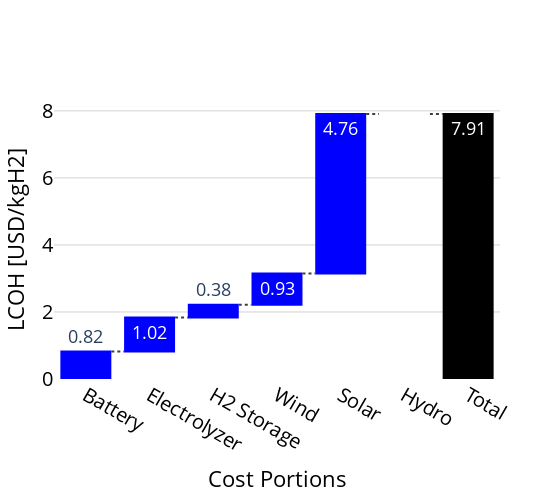

Notebook code cell kept with this figure:
### Code cell
generate_waterfall_chart(gdf_data, 'trucking')

### Figure 1 — Plotly figure (JSON) as saved in the notebook; plotly's stock layout.template omitted (floating-point values rounded to 4 significant figures)
{"data": [{"connector": {"line": {"color": "rgb(63, 63, 63)", "dash": "dot"}}, "decreasing": {"marker": {"color": "#ff7f0e"}}, "increasing": {"marker": {"color": "#0000ff"}}, "measure": ["relative", "relative", "relative", "relative", "relative", "relative", "total"], "orientation": "v", "text": ["0.82", "1.02", "0.38", "0.93", "4.76", "0.00", "7.91"], "totals": {"marker": {"color": "#000000"}}, "type": "waterfall", "x": ["Battery", "Electrolyzer", "H2 Storage", "Wind", "Solar", "Hydro", "Total"], "y": [0.8176, 1.016, 0.3815, 0.9309, 4.762, 0, 0]}], "layout": {"font": {"size": 18}, "height": 500, "margin": {"b": 50, "l": 50, "r": 50, "t": 100}, "plot_bgcolor": "white", "showlegend": false, "width": 550, "xaxis": {"tickfont": {"color": "black", "size": 20}, "title": {"font": {"color": "black", "size": 22}, "text": "Cost Portions"}}, "yaxis": {"gridcolor": "lightgrey", "showgrid": true, "tickfont": {"color": "black", "size": 20}, "title": {"font": {"color": "black", "size": 22}, "text": "LCOH [USD/kgH2]"}}}}
